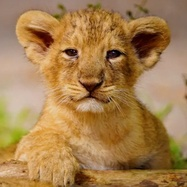
#> input picture Morphing/res01.jpg, 187 x 187 px, shrunk from 600 x 600 before the run
$ python morph.py
#> lines starting #> are read from the running program, lines starting #| are printed output that depends on the picture
from PIL import Image
import cv2
import numpy as np
import scipy.spatial as scp


def on_mouse_click(event, x, y, flags, params):
    global points_image, clicked_points
    if event == cv2.EVENT_LBUTTONDOWN:
        clicked_points.append([int(x), int(y)])
        cv2.circle(points_image, (x, y), 3, (0, 255, 0), -1)
        cv2.imshow('image', points_image)


def select_points(image):
    cv2.imshow('image', image)
    cv2.setMouseCallback('image', on_mouse_click)
    cv2.waitKey(0)
    cv2.destroyAllWindows()


def save_points_to_file(points, file_path):
    file = open(file_path, "w")
    num_points = len(points)
    num_points_str = str(num_points)
    file.write(num_points_str+'\n')
    for point in points:
        x, y = point
        file.write(str(x)+' '+str(y)+'\n')
    file.close()


def load_points_from_file(file_path):
    file = open(file_path, 'r')
    num_points_str = file.readline()
    num_points = int(num_points_str.strip())
    points = np.zeros((num_points, 2))
    i = 0
    while True:
        line = file.readline()
        if not line:
            break
        x_str, y_str = line.split(" ")
        x, y = int(x_str.strip()), int(y_str.strip())
        points[i, :] = [x, y]
        i += 1
    return num_points, points


def compute_delaunay_triangles(points):
    triangles = scp.Delaunay(points)
    return triangles.simplices


def draw_triangles(image, tri_vertices, points):
    tri_image = np.copy(image)
    for i in range(tri_vertices.shape[0]):
        v1 = points[tri_vertices[i, 0], :]
        v2 = points[tri_vertices[i, 1], :]
        v3 = points[tri_vertices[i, 2], :]
        cv2.line(tri_image, (v1[0], v1[1]), (v2[0], v2[1]), (0, 20, 255), 1)
        cv2.line(tri_image, (v1[0], v1[1]), (v3[0], v3[1]), (0, 20, 255), 1)
        cv2.line(tri_image, (v2[0], v2[1]), (v3[0], v3[1]), (0, 20, 255), 1)
    return tri_image


def create_mask(h, w, dst_pts):
    mask = np.zeros((h, w, 3), dtype='uint8')
    cv2.fillPoly(mask, pts=[dst_pts.astype('int')], color=(1, 1, 1))
    return mask


def warp_triangle(h, w, src_image, dst_vertices, src_points, v1_idx, v2_idx, v3_idx):
    src_vertices = np.float32([src_points[v1_idx, :], src_points[v2_idx, :], src_points[v3_idx, :]])
    affine_transform = cv2.getAffineTransform(src_vertices, dst_vertices)
    warped = cv2.warpAffine(src_image, affine_transform, (w, h)).astype('float32')
    return warped


def warp(im1, im2, tri_vertices, points1, points2, interpolated_points):
    h, w = im1.shape[:2]
    im1_warped = np.zeros((h, w, 3))
    im2_warped = np.zeros((h, w, 3))
    for i in range(tri_vertices.shape[0]):
        v1_index = tri_vertices[i, 0]
        v2_index = tri_vertices[i, 1]
        v3_index = tri_vertices[i, 2]
        dst_vertices = np.float32(
            [interpolated_points[v1_index, :], interpolated_points[v2_index, :], interpolated_points[v3_index, :]])
        mask = create_mask(h, w, dst_vertices)
        im1_mask = np.equal(im1_warped, 0)
        im2_mask = np.equal(im1_warped, 0)
        im1_warped += warp_triangle(h, w, im1, dst_vertices, points1, v1_index, v2_index, v3_index) * mask * im1_mask
        im2_warped += warp_triangle(h, w, im2, dst_vertices, points2, v1_index, v2_index, v3_index) * mask * im2_mask
        # im1_warped += warp_triangle(h, w, im1, dst_vertices, points1, v1_index, v2_index, v3_index) * mask
        # im2_warped += warp_triangle(h, w, im2, dst_vertices, points2, v1_index, v2_index, v3_index) * mask
    return im1_warped, im2_warped


def morph(im1, im2, points1, points2, num_frames):
    num_frames -= 1
    frames = []
    tri_vertices = compute_delaunay_triangles(points1)
    for i in range(num_frames + 1):
        alpha = i / num_frames
        interpolated_points = (alpha * points2 + (1 - alpha) * points1).astype('int')
        im1_warped, im2_warped = warp(im1, im2, tri_vertices, points1, points2, interpolated_points)
        morphed_frame= (alpha * im2_warped + (1 - alpha) * im1_warped).astype('uint8')
        if i == 14:
            frame_15 = morphed_frame
        if i == 29:
            frame_30 = morphed_frame
        frames.append(morphed_frame)
    return frames, frame_15, frame_30


def create_gif(gif_path, frames, fps=30):
    frame_names = []
    i = 0
    for frame in frames:
        name = "videoFrames/frame" + str(i) + ".jpg"
        cv2.imwrite(name, frame)
        frame_names.append(name)
        i += 1
    reverse_i = i
    while i > 0:
        i -= 1
        name = "videoFrames/frame" + str(reverse_i) + ".jpg"
        cv2.imwrite(name, cv2.imread("videoFrames/frame" + str(i) + ".jpg"))
        frame_names.append(name)
        reverse_i += 1
    d = 1000 / fps
    frames = [Image.open(image) for image in frame_names]
    frame_one = frames[0]
    frame_one.save(gif_path, format="GIF", append_images=frames,
                   save_all=True, duration=d, loop=0)


im1 = cv2.imread("res01.jpg")
#> im1 is the input picture: shape (187, 187, 3); mean B, G, R 79, 127.4, 166.1
im2 = cv2.imread("res02.jpg")
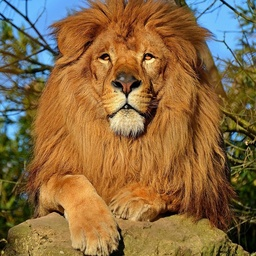
#> input picture Morphing/res02.jpg, 256 x 256 px, shrunk from 820 x 820 before the run
#> im2 is the input picture: shape (256, 256, 3); mean B, G, R 65.3, 105.7, 137.2
h, w = im1.shape[:2]
#> h = 187; w = 187
im2 = cv2.resize(im2, (w, h))
#> im2: shape (187, 187, 3)

# [9 lines of commented-out code are left out]

_, points1 = load_points_from_file("im1_points.txt")
#> (reads Morphing/im1_points.txt from the repository)
_, points2 = load_points_from_file("im2_points.txt")
#> (reads Morphing/im2_points.txt from the repository)

morph_frames, frame_15, frame_30 = morph(im1, im2, points1, points2, num_frames=45)
#> the loop in morph, `for i in range(num_frames + 1):` made 45 passes
#> pass 1, in warp_triangle (call 2), `warped = cv2.warpAffine(src_image, affine_transform, (w, h)).astype('f..`:
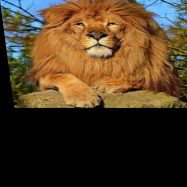
#> warped: shape (187, 187, 3) float32; mean B, G, R 37.1, 59.7, 77.7
#> pass 1, in warp_triangle (call 4), `warped = cv2.warpAffine(src_image, affine_transform, (w, h)).astype('f..`:
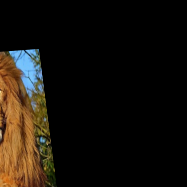
#> warped: shape (187, 187, 3) float32; mean B, G, R 11.8, 18.3, 23.5
#> pass 1, in warp_triangle (call 6), `warped = cv2.warpAffine(src_image, affine_transform, (w, h)).astype('f..`:
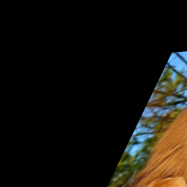
#> warped: shape (187, 187, 3) float32; mean B, G, R 13.2, 18.9, 21.7
#> after the loop in morph, `for i in range(num_frames + 1):`: frames = 45 items
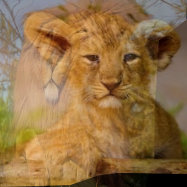
#> frame_15: shape (187, 187, 3); mean B, G, R 70.5, 113.3, 147
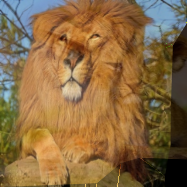
#> frame_30: shape (187, 187, 3); mean B, G, R 66.3, 106.4, 137.8
#> morph_frames = 45 items
cv2.imwrite("res03.jpg", frame_15)
cv2.imwrite("res04.jpg", frame_30)
create_gif("morph.gif", morph_frames)
#> the loop in create_gif, `for frame in frames:` made 45 passes
#> name on passes 1 to 12: 'videoFrames/frame0.jpg', 'videoFrames/frame1.jpg', 'videoFrames/frame2.jpg', 'videoFrames/frame3.jpg', 'videoFrames/frame4.jpg', 'videoFrames/frame5.jpg', 'videoFrames/frame6.jpg', 'videoFrames/frame7.jpg', 'videoFrames/frame8.jpg', 'videoFrames/frame9.jpg', 'videoFrames/frame10.jpg', 'videoFrames/frame11.jpg'
#> after the loop in create_gif, `for frame in frames:`: frame_names = 45 items, first 6: 'videoFrames/frame0.jpg', 'videoFrames/frame1.jpg', 'videoFrames/frame2.jpg', 'videoFrames/frame3.jpg', 'videoFrames/frame4.jpg', 'videoFrames/frame5.jpg'; i = 45
#> in create_gif, `i -= 1`: i = 44
#> in create_gif, `name = "videoFrames/frame" + str(reverse_i) + ".jpg"`: name = 'videoFrames/frame45.jpg'
#> in create_gif, `cv2.imwrite(name, cv2.imread("videoFrames/frame" + str(i) + ".jpg"))`:
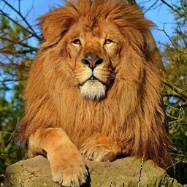
#> saved as frame45.jpg: shape (187, 187, 3); mean B, G, R 65.5, 105.5, 137
#> in create_gif, `reverse_i += 1`: reverse_i = 46
#> in create_gif, `d = 1000 / fps`: d = 33.33
#> in create_gif, `frames = [Image.open(image) for image in frame_names]`: frames = 90 items
